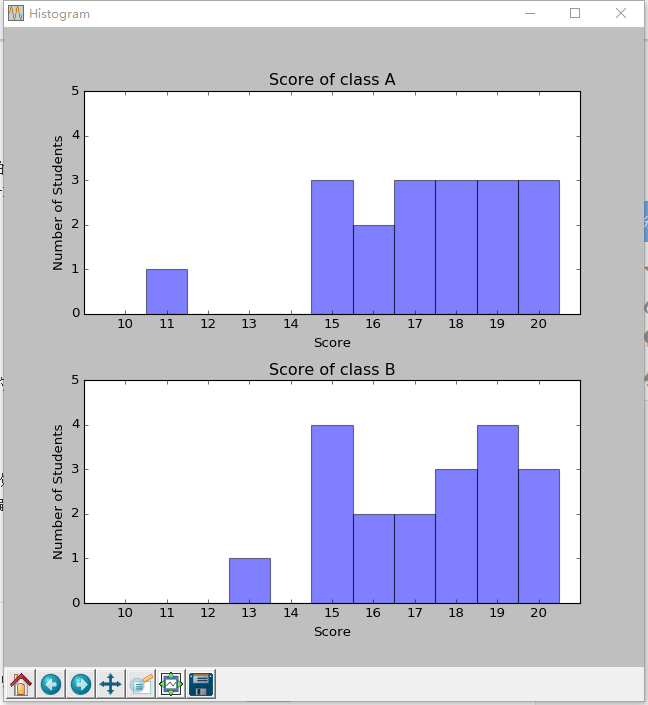

Write Python code to recreate this figure.
import os
from operator import itemgetter
import matplotlib.pyplot as plt

BASE_DIR = os.path.dirname(__file__)
file_path = os.path.join(BASE_DIR, 'score.data')
scoreIn = open(file_path, 'r')
tmp = scoreIn.readline().strip().split()
classA = []
classB = []
L = range(0, 21, 1)
countA = {v:0 for v in L}
countB = {v:0 for v in L}
for x in tmp:
    classA.append(int(x))
    countA[int(x)] = countA[int(x)] + 1
tmp = scoreIn.readline().strip().split()
for x in tmp:
    classB.append(int(x))
    countB[int(x)] = countB[int(x)] + 1

scoreIn.close()
classA.sort()
classB.sort()

print classA
print classB
print countA
print countB

xCorMin = 0
xCorMax = 5
yCorMin = 10
yCorMax = 20

plt.figure(figsize=(8,8), num = "Histogram")
axes1 = plt.subplot(211)
axes1.set_xlim([yCorMin - 1, yCorMax + 1])
axes1.set_xticks(range(yCorMin, yCorMax + 1, 1))
axes1.set_ylim([xCorMin, xCorMax])
axes1.set_yticks(range(0, xCorMax + 1, 1))

axes2 = plt.subplot(212)
axes2.set_xlim([yCorMin - 1, yCorMax + 1])
axes2.set_xticks(range(yCorMin, yCorMax + 1, 1))
axes2.set_ylim([xCorMin, xCorMax])
axes2.set_yticks(range(0, xCorMax + 1, 1))

plt.sca(axes1)
plt.title('Score of class A')
plt.xlabel('Score')
plt.ylabel('Number of Students')
plt.subplots_adjust(hspace = 0.3)
for x in countA.keys():
    if x > 10:
        plt.axvspan(x - 0.5, x + 0.5, ymin = 0, ymax = 1.0 * countA[x] / xCorMax, facecolor = 'blue', alpha = 0.5)
plt.sca(axes2)
plt.title('Score of class B')
plt.xlabel('Score')
plt.ylabel('Number of Students')
for x in countB.keys():
    if x > 10:
        plt.axvspan(x - 0.5, x + 0.5, ymin = 0, ymax = 1.0 * countB[x] / xCorMax, facecolor = 'blue', alpha = 0.5)

plt.show()
